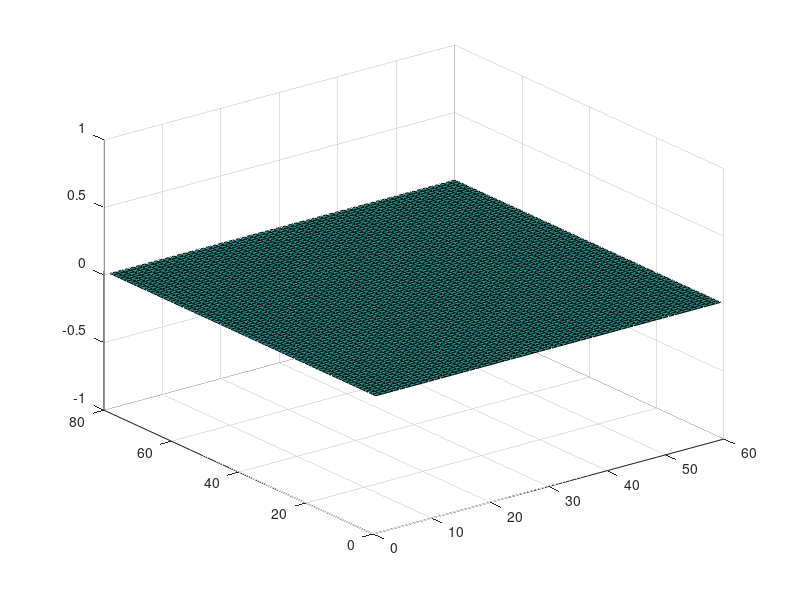

Source code (MATLAB): (Note: this script raises an error after producing the figure.)
%FDTD Code Brian Egenriether
%This code is a finite-difference time-domain simulation of 3 gaussian
%pulses in a resonant cavity with perfectly conducting walls (PEC)
%It creates an animation of the results but if you want to let the system
%get to steady state you'll need around 50,000 steps (i.e.nMax= 50000)
%This cannot be animated, you will run out of memory. Comment out the
%getframe command at the end of the outer loop and uncomment the plots at
%the bottom to get slices of the steady state result and the FFT.

clc
clear
nMax = 700;  % number of time steps
scalefactor=1;  %Granularity (for animations don't exceed 2)


mu =  1.2566306E-6;
eps0 = 8.854E-12;
epsr = 4.2;    
eps = eps0*epsr;
c = 1/sqrt(mu*eps);
cfln = 0.995; %stability criterion
tw = 15;% %half width of pulse  10-20 looks nice
n0 = 5*tw; %time delay for sources (stability criterion)
Lx = 0.08;  %dimensions of resonant cavity
Ly = 0.06;
Lz = 0.048;

nx = 80*scalefactor;  %3 equal discretizations
ny =60*scalefactor;
nz= 48*scalefactor;

dx = Lx/nx;   %finite differences for differentials
dy = Ly/ny;
dz = Lz/nz;
dt = cfln/(c*sqrt((1/dx)^2+(1/dy)^2+(1/dz)^2));%time stability criterion 
fres = c/sqrt(Lx^2+Ly^2+Lz^2);
%FDTD Coefficients
cHxy = dt/(mu*dy);
cHxz = dt/(mu*dz);
cHyz = dt/(mu*dz);
cHyx = dt/(mu*dx);
cHzx = dt/(mu*dx);
cHzy = dt/(mu*dy);
cExy = dt/(eps*dy);
cExz = dt/(eps*dz);
cEyz = dt/(eps*dz);
cEyx = dt/(eps*dx);
cEzx = dt/(eps*dx);
cEzy = dt/(eps*dy);

%PEC Boundary conditoins
%Set all tangential E fields to zero and never update them.  This will keep
%them zero. Update loops only modify inner cells
Hx=zeros(nx,ny,nz);
Hy=zeros(nx,ny,nz);
Hz=zeros(nx,ny,nz);
Ex=zeros(nx,ny,nz);
Ey=zeros(nx,ny,nz);
Ez=zeros(nx,ny,nz);

%=====================Outer Loop
for n=1:nMax
   
 

%==================== Main update loops for the Electric fields:
%===================Ex
  for k = 2:nz-1
      for j = 2:ny-1
          for i = 1:nx-1 %1->2
              Ex(i,j,k) = Ex(i,j,k)+cExy*(Hz(i,j,k)-Hz(i,j-1,k))-cExz*(Hy(i,j,k)-Hy(i,j,k-1));                                  
          end
      end
  end
  %===================Ey
  for k = 2:nz-1
      for j = 1:ny-1%1->2
          for i = 2:nx-1
              Ey(i,j,k) = Ey(i,j,k)+cEyz*(Hx(i,j,k)-Hx(i,j,k-1))-cEyx*(Hz(i,j,k)-Hz(i-1,j,k));
          end
      end
  end  
  %===================Ez
  for k = 1:nz-1  %1->2
    for j = 2:ny-1
        for i = 2:nx-1
            Ez(i,j,k) = Ez(i,j,k)+cEzx*(Hy(i,j,k)-Hy(i-1,j,k))-cEzy*(Hx(i,j,k)-Hx(i,j-1,k));
        end
    end
  end

%Define E field components at 3 seperate arbitrary points with Gaussian pulses 
Ex(30*scalefactor,20*scalefactor,25*scalefactor)=2*tw*exp(-((n-n0)/tw)^2); 
Ey(25*scalefactor,45*scalefactor,20*scalefactor)=2*tw*exp(-((n-n0)/tw)^2);  
Ez(55*scalefactor,30*scalefactor,23*scalefactor)=2*tw*exp(-((n-n0)/tw)^2); 

%==================== Main update loops for the Magnetic fields:
%===================Hx
for k = 1:nz-1  %1->2 all 3
    for j = 1:ny-1
        for i = 1:nx %-1
            Hx(i,j,k) = Hx(i,j,k)-cHxy*(Ez(i,j+1,k)-Ez(i,j,k))+cHxz*(Ey(i,j,k+1)-Ey(i,j,k));                                  
        end
    end
end
%===================Hy
for k = 1:nz-1  %1->2 all 3
    for j = 1:ny %-1
        for i = 1:nx-1
            Hy(i,j,k) = Hy(i,j,k)-cHyz*(Ex(i,j,k+1)-Ex(i,j,k))+cHyx*(Ez(i+1,j,k)-Ez(i,j,k));            
        end
    end
end
%===================Hz
for k = 1:nz %-1  %1->2 all 3
    for j = 1:ny-1
        for i = 1:nx-1
             Hz(i,j,k) = Hz(i,j,k)-cHzx*(Ey(i+1,j,k)-Ey(i,j,k))+cHzy*(Ex(i,j+1,k)-Ex(i,j,k));   
        end
    end
end    


%Define H field components at 3 seperate arbitrary points with Gaussian pulse  
%Must put this after the H field update for stability
% Hx(30,30,30)=exp(-((n-n0)/tw)^2);
% Hy(45,35,20)=exp(-((n-n0)/tw)^2);  
% Hz(25,40,20)=exp(-((n-n0)/tw)^2);  
clc
round(n/nMax*100)   %gives progress update percentage on home screen

surf(Ez(:,:,28*scalefactor)); 
set(gcf,'renderer','zbuffer')
%hold on
whitebg('black');
grid off
set(gcf,'Position',[20 50 1500 800]);
axis([-10*scalefactor 60*scalefactor -20*scalefactor 70*scalefactor -.01/scalefactor .01/scalefactor])
 view([3,4,5])
 
Mov(n)=getframe; % comment this out for nonanimated analysis
   
   
end
movie(Mov,20,40);    % comment this out for nonanimated analysis